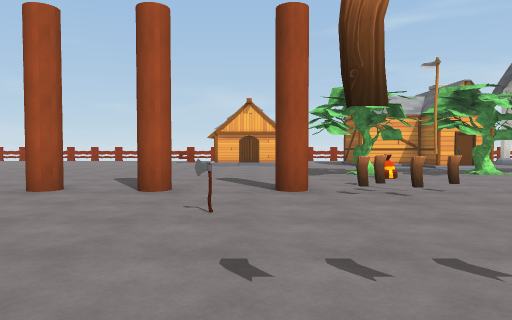
view 1 (above)

24 first-person views from a walk through a Unity game level. The camera is 1.3 m above the floor, tilts 2° down and sees 70° across. The floor is counted in squares, 2 m on a side. Each view is taken from the middle of a square. On the plan, view 1 faces up. The plan holds only what a view shows up to about 11 squares ahead; the rest is blank. The player character is not drawn. Some animated figures are left out. Some surface patterns are stand-ins.

view 2
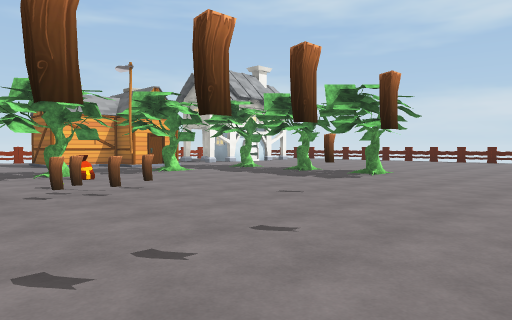

view 3
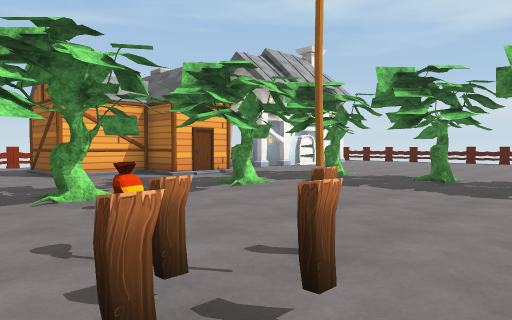

view 4
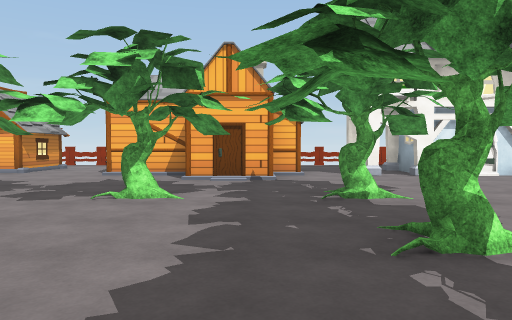

view 5
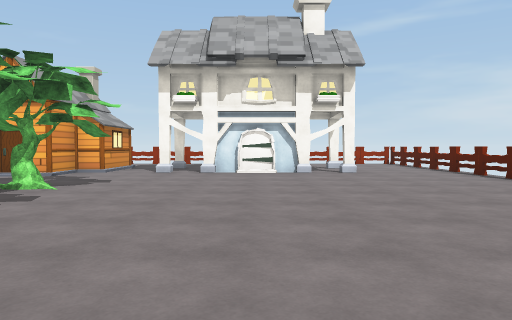

view 6
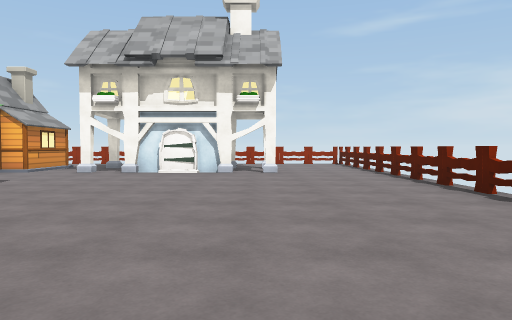

view 7
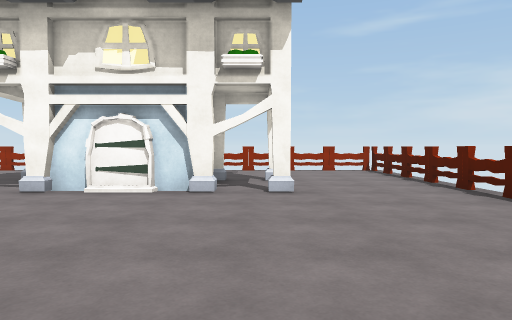

view 8
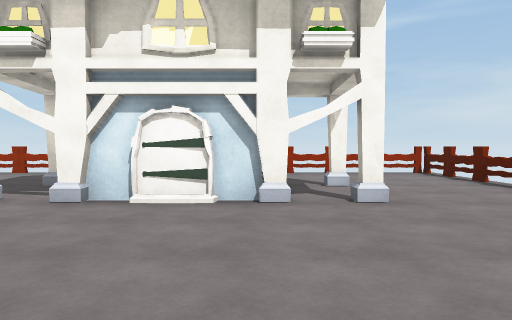

view 9
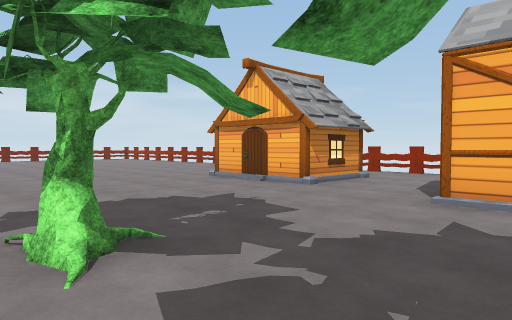

view 10
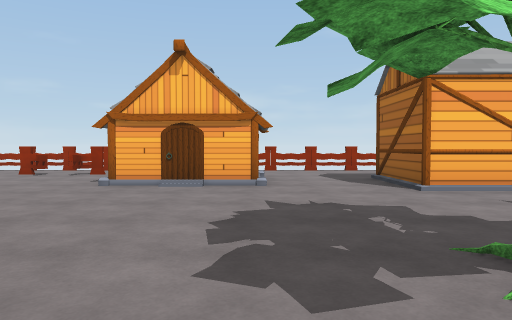

view 11
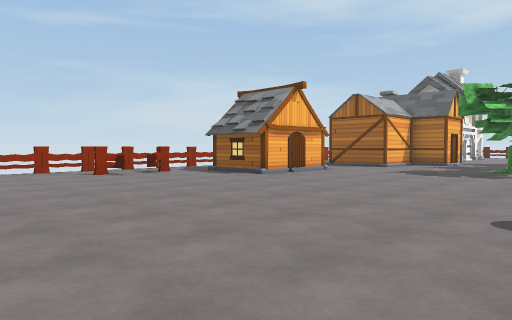

view 12
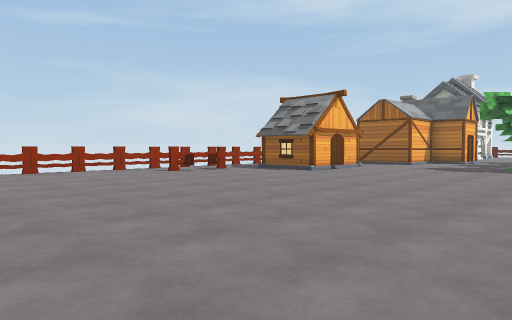

view 13
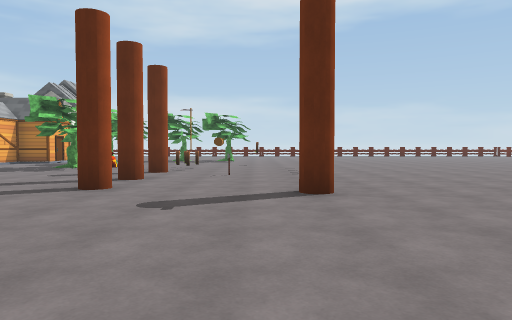

view 14
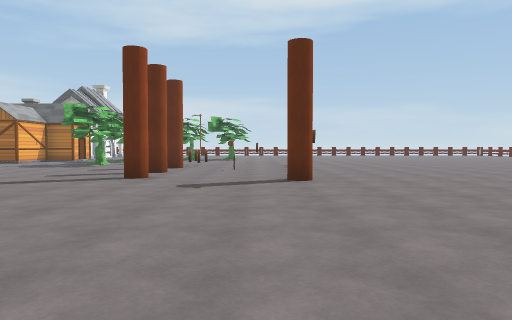

view 15
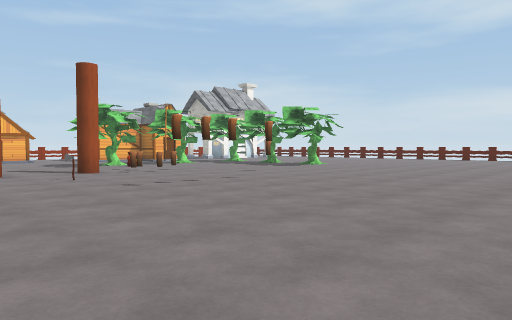

view 16
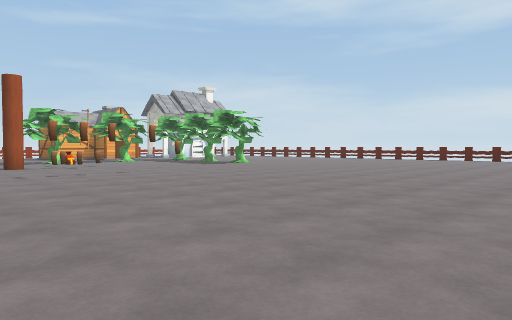

view 17
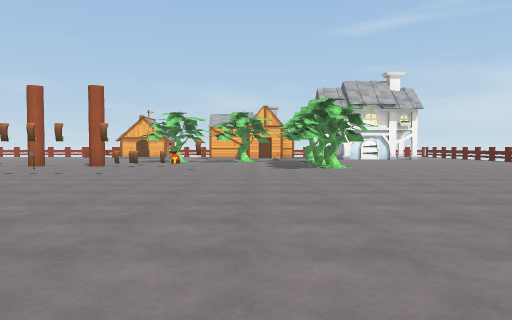

view 18
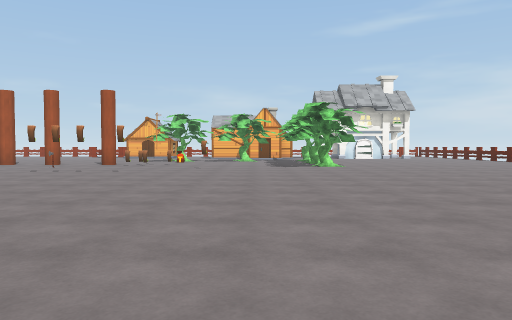

view 19
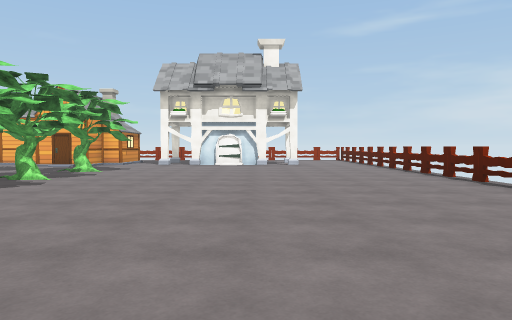

view 20
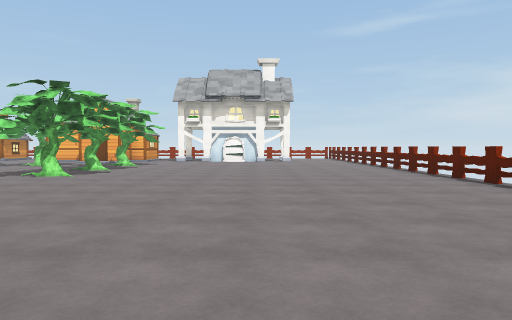

view 21
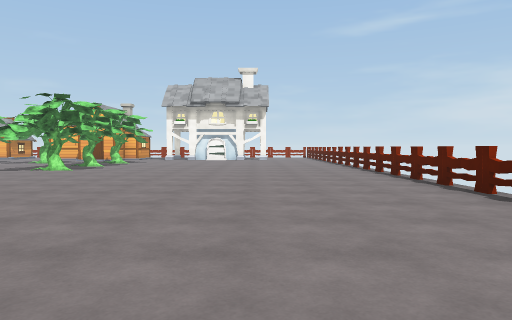

view 22
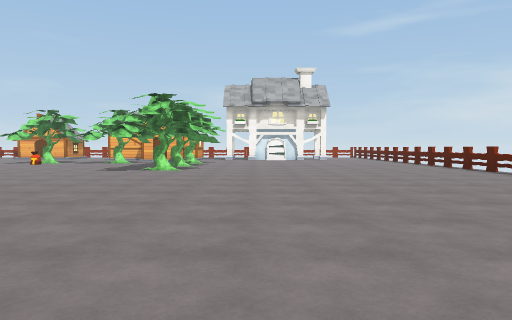

view 23
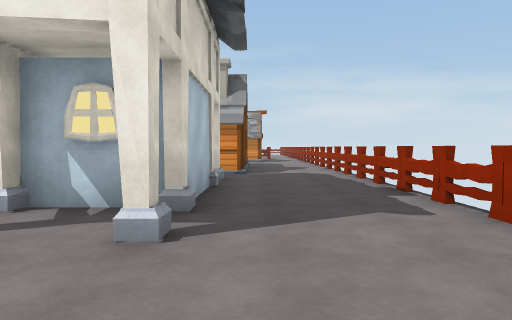

view 24
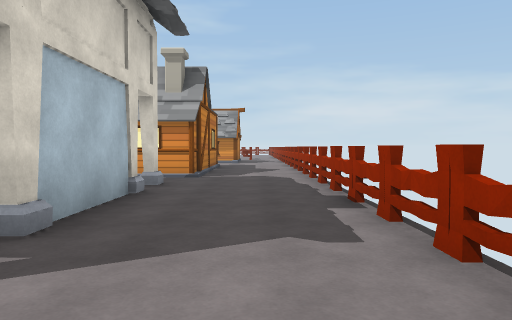

### Floor plan
Key: @ floor where view 1 was taken; # wall or solid block; x gap in a wall; . floor; / step, stairs or slope; = window, fence, low wall or low ledge; T tree; H house; O other object.
Columns run from 11 left of view 1 to 18 right of it. Each row starts with its distance up from view 1.
 18    ######  ##################
 17    ....x.  .................#
 16    ....==.  .................
 15   ........HHH................
 14   ........H H..HHHHH.HHHHH...#
 13   .........//..HHHHH..HHH....#
 12   ...............HH..........#
 11   ...........................#
 10  ............................#
  9  .............T..T.TT........
  8  .............O..............
  7  ..................TT........
  6     ....#...#................
  5   ..........OOO..............#
  4  .........O........T.........#
  3 ......O........O.............#
  2  ......#.....................#
  1   ..........O................#
  0     .......@.................
 -1      ........................
 -2        ......................
 -3         ....................
 -4         ....................
 -5          ..................
 -6          ...........  .  .
 -7          ....   ...
 -8                  .

Positions as (right, up) in squares from view 1, and headings:
1: (0, 0), facing up
2: (0, 0), facing up-right
3: (1, 4), facing up-right
4: (7, 4), facing up
5: (12, 3), facing up
6: (14, 3), facing up
7: (14, 7), facing up
8: (13, 8), facing up
9: (5, 8), facing up-left
10: (1, 7), facing up
11: (-8, 7), facing up-right
12: (-10, 7), facing up-right
13: (-9, 3), facing right
14: (-11, 3), facing right
15: (-3, -4), facing up-right
16: (-2, -7), facing up-right
17: (6, -7), facing up
18: (6, -8), facing up
19: (13, -1), facing up
20: (13, -4), facing up
21: (14, -6), facing up
22: (11, -6), facing up
23: (17, 15), facing left
24: (16, 16), facing left
